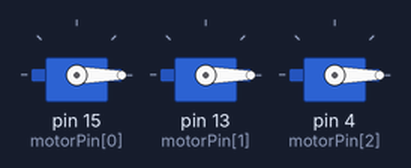
A sketch run on a simulated Arduino Uno, built with avr-gcc and run on an emulated ATmega328P. Parts: 3 × servo.

Above: at 0.1 s.
At 3.1 s:
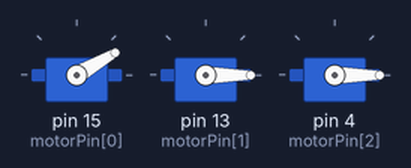
Timing chart, 0 to 4.6 s (numbered marks = the images above):
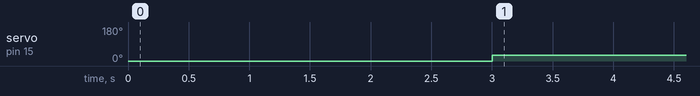

The sketch:

Vibrational.ino
```cpp
// code for servo with 180 degrees, to be used for string vibration.

#include <Servo.h>

// Declare the Servo pin
// int servoA = 2;
// int servoB = 0;
// int servoC = 4;

const int motorPin [] = {15, 13, 4};

int servopin = 7;

int CmotorAngleA = 0; // current motor A angle
int PmotorAngleA = 0; // previous motor A angle

int CmotorAngleB = 0; // current motor A angle
int PmotorAngleB = 0; // previous motor A angle

int CmotorAngleC = 0; // current motor A angle
int PmotorAngleC = 0; // previous motor A angle

bool AMotorForward = true;
bool AMotorBackward = false;

bool BMotorForward = true;
bool BMotorBackward = false;

bool CMotorForward = true;
bool CMotorBackward = false;

// Create a servo object
Servo ServoA;
Servo ServoB;
Servo ServoC;

unsigned long LastTrigger = 0;
unsigned long Delay = 3000; // half a minute


void setup() {
   // We need to attach the servo to the used pin number

   Serial.begin(9600);

   ServoA.attach(motorPin[0]);
   ServoB.attach(motorPin[1]);
   ServoC.attach(motorPin[2]);

   ServoA.write(0);
   ServoB.write(0);
   ServoC.write(0);

}
void loop(){
   // 0 degrees -- initial starting point

   long currentTime = millis ();

   if (millis() > (LastTrigger + Delay)) {


    //how can do also for Motor B and C.
     if (CmotorAngleA == PmotorAngleA && AMotorForward == true) {

      if (CmotorAngleA < 180) {
        CmotorAngleA = PmotorAngleA + 30;
        ServoA.write (CmotorAngleA);
        PmotorAngleA = CmotorAngleA;
        AMotorForward = true;
        delay (300);
      }

      if (CmotorAngleA = 180) {
        AMotorForward = false;
        AMotorBackward = true;
      }
     }
     if (CmotorAngleA == PmotorAngleA && AMotorBackward) {

      if (CmotorAngleA > 0) {
        CmotorAngleA = PmotorAngleA - 30;
        ServoA.write (CmotorAngleA);
        PmotorAngleA = CmotorAngleA;
        AMotorBackward = true;
        delay (300);
      }

      if (CmotorAngleA = 0) {
        AMotorForward = true;
        AMotorBackward = false;
      }
     }

     if (CmotorAngleB == PmotorAngleB && BMotorForward == true) {

      if (CmotorAngleB < 180) {
        CmotorAngleB = PmotorAngleB + 30;
        ServoA.write (CmotorAngleB);
        PmotorAngleB = CmotorAngleB;
        BMotorForward = true;
        delay (300);
      }

      if (CmotorAngleB = 180) {
        BMotorForward = false;
        BMotorBackward = true;
      }
     }

     if (CmotorAngleB == PmotorAngleB && BMotorBackward) {

      if (CmotorAngleB > 0) {
        CmotorAngleB = PmotorAngleB - 30;
        ServoA.write (CmotorAngleB);
        PmotorAngleB = CmotorAngleB;
        BMotorBackward = true;
        delay (300);
      }

      if (CmotorAngleB = 0) {
        BMotorForward = true;
        BMotorBackward = false;
      }
     }

     if (CmotorAngleB == PmotorAngleB && BMotorForward == true) {

      if (CmotorAngleB < 180) {
        CmotorAngleB = PmotorAngleB + 30;
        ServoA.write (CmotorAngleB);
        PmotorAngleB = CmotorAngleB;
        BMotorForward = true;
        delay (300);
      }

      if (CmotorAngleB = 180) {
        BMotorForward = false;
        BMotorBackward = true;
      }
     }

     if (CmotorAngleB == PmotorAngleB && BMotorBackward) {

      if (CmotorAngleB > 0) {
        CmotorAngleB = PmotorAngleB - 30;
        ServoA.write (CmotorAngleB);
        PmotorAngleB = CmotorAngleB;
        BMotorBackward = true;
        delay (300);
      }

      if (CmotorAngleB = 0) {
        BMotorForward = true;
        BMotorBackward = false;
      }
     }
     if (CmotorAngleC == PmotorAngleC && CMotorForward == true) {

      if (CmotorAngleC < 180) {
        CmotorAngleC = PmotorAngleC + 30;
        ServoA.write (CmotorAngleC);
        PmotorAngleC = CmotorAngleC;
        AMotorForward = true;
        delay (300);
      }

      if (CmotorAngleC = 180) {
        CMotorForward = false;
        CMotorBackward = true;
      }

     if (CmotorAngleC == PmotorAngleC && CMotorBackward) {

      if (CmotorAngleC > 0) {
        CmotorAngleC = PmotorAngleC - 30;
        ServoA.write (CmotorAngleC);
        PmotorAngleC = CmotorAngleC;
        CMotorBackward = true;
        delay (300);
      }

      if (CmotorAngleC = 0) {
        CMotorForward = true;
        CMotorBackward = false;
      }
     }}
  }
}
```

Measured:
- by itself, servo on pin 15 (motorPin[0]): 0° → 30° at 3.0 s
